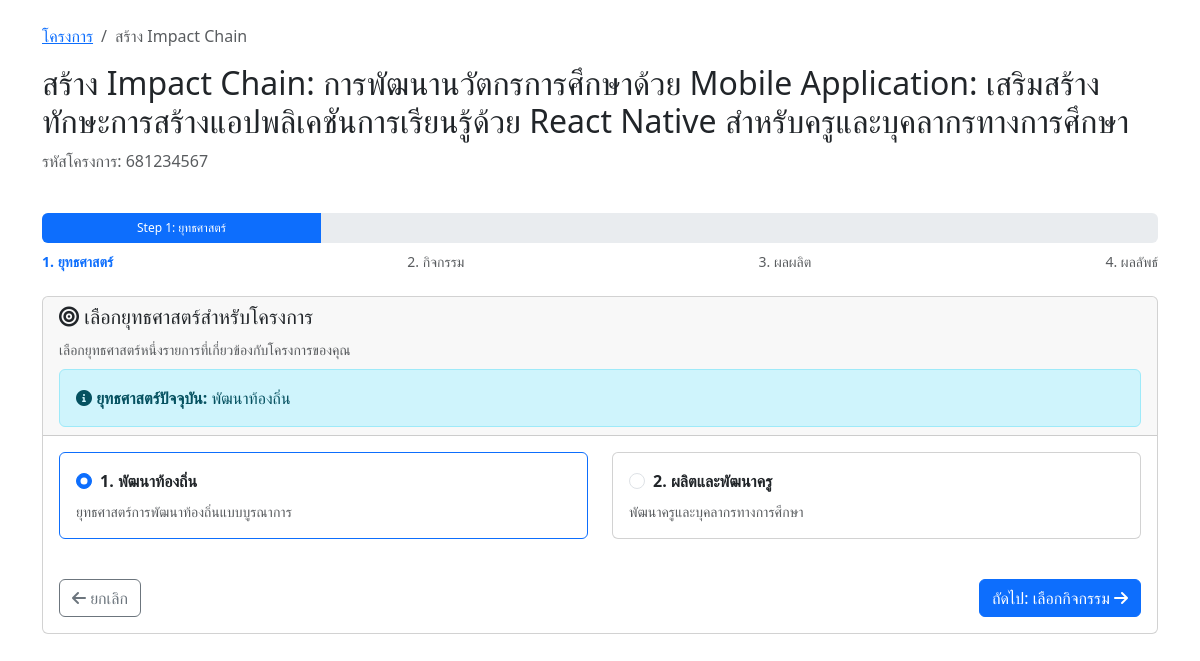
The page /impact-chain/step1-strategy.php?project_id=3 (signed in) on the database as committed earlier.
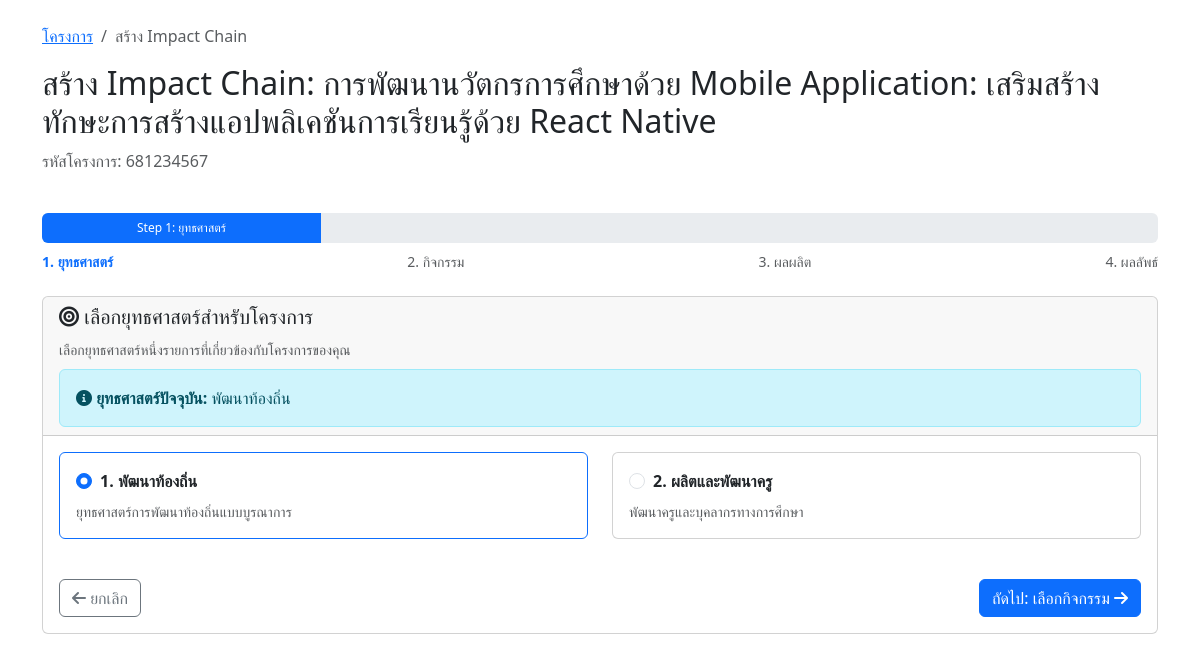
The same page on the database as committed later.
### tables this page shows
CREATE TABLE `projects` (
  `id` int(11) NOT NULL,
  `project_code` varchar(50) NOT NULL COMMENT 'รหัสโครงการ',
  `name` varchar(500) NOT NULL COMMENT 'ชื่อโครงการ',
  `description` text DEFAULT NULL COMMENT 'รายละเอียดโครงการ',
  `objective` text DEFAULT NULL COMMENT 'วัตถุประสงค์โครงการ',
  `start_date` date DEFAULT NULL COMMENT 'วันที่เริ่มโครงการ',
  `end_date` date DEFAULT NULL COMMENT 'วันที่สิ้นสุดโครงการ',
  `budget` decimal(15,2) DEFAULT NULL COMMENT 'งบประมาณ',
  `organization` varchar(300) DEFAULT NULL COMMENT 'หน่วยงาน/องค์กร',
  `project_manager` varchar(200) DEFAULT NULL COMMENT 'ผู้จัดการโครงการ',
  `status` enum('incompleted','completed') DEFAULT 'incompleted' COMMENT 'สถานะโครงการ',
  `created_by` varchar(100) DEFAULT NULL COMMENT 'ผู้สร้าง',
  `created_at` timestamp NOT NULL DEFAULT current_timestamp(),
  `updated_at` timestamp NOT NULL DEFAULT current_timestamp() ON UPDATE current_timestamp()
);

CREATE TABLE `project_strategies` (
  `id` int(11) NOT NULL,
  `project_id` int(11) NOT NULL COMMENT 'รหัสโครงการ',
  `strategy_id` int(11) NOT NULL COMMENT 'รหัสยุทธศาสตร์',
  `created_by` varchar(100) DEFAULT NULL COMMENT 'ผู้สร้าง',
  `created_at` timestamp NOT NULL DEFAULT current_timestamp(),
  `updated_at` timestamp NOT NULL DEFAULT current_timestamp() ON UPDATE current_timestamp()
);

CREATE TABLE `strategies` (
  `strategy_id` int(11) NOT NULL,
  `strategy_code` varchar(50) NOT NULL,
  `strategy_name` varchar(255) NOT NULL,
  `description` text DEFAULT NULL,
  `created_at` timestamp NOT NULL DEFAULT current_timestamp()
);

### impact-chain/step1-strategy.php (the view, shortened to what the changed rows need)
<?php
require_once '../config.php';
$project_id = isset($_GET['project_id']) ? (int)$_GET['project_id'] : 0;
$user_id = $_SESSION['user_id'];
$check_query = "SELECT * FROM projects WHERE id = ? AND created_by = ?";
$check_stmt = mysqli_prepare($conn, $check_query);
mysqli_stmt_bind_param($check_stmt, 'is', $project_id, $user_id);
mysqli_stmt_execute($check_stmt);
$project_result = mysqli_stmt_get_result($check_stmt);
$project = mysqli_fetch_assoc($project_result);
$selected_strategies = [];
$selected_strategy_query = "SELECT ps.strategy_id, s.strategy_name
                           FROM project_strategies ps
                           JOIN strategies s ON ps.strategy_id = s.strategy_id
                           WHERE ps.project_id = ?";
$selected_strategy_stmt = mysqli_prepare($conn, $selected_strategy_query);
mysqli_stmt_bind_param($selected_strategy_stmt, 'i', $project_id);
mysqli_stmt_execute($selected_strategy_stmt);
$selected_strategy_result = mysqli_stmt_get_result($selected_strategy_stmt);
while ($strategy = mysqli_fetch_assoc($selected_strategy_result)) {
    $selected_strategies[] = $strategy;
}
?>
<!DOCTYPE html>
<html lang="th">
<head>
    <link href="https://cdn.jsdelivr.net/npm/bootstrap@5.3.0/dist/css/bootstrap.min.css" rel="stylesheet">
    <link href="https://cdnjs.cloudflare.com/ajax/libs/font-awesome/6.0.0/css/all.min.css" rel="stylesheet">
</head>
<body>
    <div class="container mt-4">
        <div class="row mb-4">
            <div class="col-12">
                <nav aria-label="breadcrumb">
                    <ol class="breadcrumb">
                    </ol>
                </nav>
                <h2>สร้าง Impact Chain: <?php echo htmlspecialchars($project['name']); ?></h2>
                <p class="text-muted">รหัสโครงการ: <?php echo htmlspecialchars($project['project_code']); ?></p>
            </div>
        </div>
        <div class="row">
            <div class="col-12">
                <div class="card">
                    <div class="card-header">
                        <?php if (!empty($selected_strategies)): ?>
                            <div class="mt-2">
                                <div class="alert alert-info mb-0">
                                    <i class="fas fa-info-circle"></i>
                                    <strong>ยุทธศาสตร์ปัจจุบัน:</strong>
                                    <?php echo htmlspecialchars($selected_strategies[0]['strategy_name']); ?>
                                </div>
                            </div>
                        <?php endif; ?>
                    </div>
                </div>
            </div>
        </div>
    </div>
</body>
</html>

Rows that differ between the two databases and show on the page:
changed projects: name "การพัฒนานวัตกรการศึกษาด้วย Mobile Application: เสริมสร้างทักษะการสร้างแอปพลิเคชันการเรียนรู้ด้วย React Native สำหรับครูและบุคลากรทางการศึกษา" → "การพัฒนานวัตกรการศึกษาด้วย Mobile Application: เสริมสร้างทักษะการสร้างแอปพลิเคชันการเรียนรู้ด้วย React Native"
